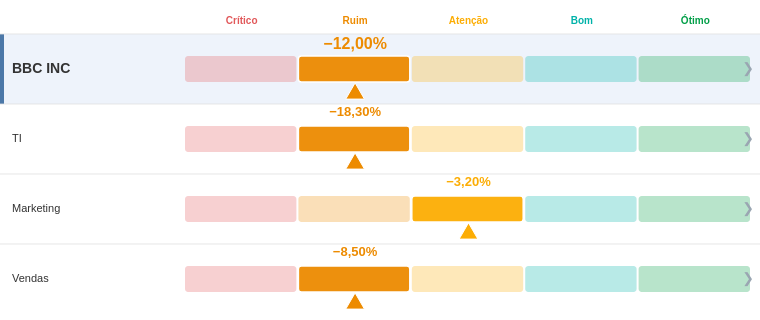

The specification (Vega-Lite) saved for this image:
### Vega specification from a JSON file in a GitHub repository (floating-point values rounded to 4 significant figures)
{"$schema": "https://vega.github.io/schema/vega/v6.json", "description": "PROTÓTIPO Fase 2 (rev) — régua hierárquica com empresa no topo (clicável) e drill em barras divergentes (ofensor à esquerda, economia à direita). Dados fictícios embutidos. Em Deneb: remover os 'values' do dataset e ligar os roles; trocar o signal 'width' por 'pbiContainerWidth'. Testável em vega.github.io/editor (o clique funciona lá).", "width": 760, "height": 320, "autosize": {"type": "none", "resize": true, "contains": "padding"}, "padding": {"left": 0, "right": 0, "top": 8, "bottom": 8}, "signals": [{"name": "totalWidth", "update": "width"}, {"name": "labelWidth", "value": 185}, {"name": "barAreaWidth", "update": "totalWidth - labelWidth - 8"}, {"name": "segW", "update": "barAreaWidth / 5"}, {"name": "headerH", "value": 26}, {"name": "rowH", "value": 70}, {"name": "barH", "value": 26}, {"name": "barOffY", "value": 22}, {"name": "topPad", "value": 58}, {"name": "projRowH", "value": 42}, {"name": "chartPad", "value": 80}, {"name": "chartLeft", "update": "labelWidth + chartPad"}, {"name": "chartRight", "update": "totalWidth - chartPad"}, {"name": "centerX", "update": "(chartLeft + chartRight) / 2"}, {"name": "divMax", "update": "data('childExtent').length ? data('childExtent')[0].maxAbs : 1"}, {"name": "nChild", "update": "data('children').length"}, {"name": "currentNode", "value": null, "on": [{"events": "@areaRow:click", "update": "datum.Nome"}, {"events": "@backBtn:click", "update": "null"}]}], "data": [{"name": "dataset", "values": [{"Nome": "BBC INC", "Pai": null, "Nivel": 1, "Ordem": 0, "Desvio": -12.0, "Nota": 2, "Planejado": 2160000, "Realizado": 2420000}, {"Nome": "TI", "Pai": "BBC INC", "Nivel": 2, "Ordem": 1, "Desvio": -18.3, "Nota": 2, "Planejado": 1000000, "Realizado": 1183000}, {"Nome": "Marketing", "Pai": "BBC INC", "Nivel": 2, "Ordem": 2, "Desvio": -3.2, "Nota": 3, "Planejado": 410000, "Realizado": 423000}, {"Nome": "Vendas", "Pai": "BBC INC", "Nivel": 2, "Ordem": 3, "Desvio": -8.5, "Nota": 2, "Planejado": 750000, "Realizado": 814000}, {"Nome": "Migração ERP", "Pai": "TI", "Nivel": 3, "Ordem": 0, "Desvio": -28.0, "Nota": 1, "Planejado": 500000, "Realizado": 640000}, {"Nome": "Upgrade Wi-Fi", "Pai": "TI", "Nivel": 3, "Ordem": 0, "Desvio": -18.7, "Nota": 2, "Planejado": 80000, "Realizado": 95000}, {"Nome": "Data Lake", "Pai": "TI", "Nivel": 3, "Ordem": 0, "Desvio": -10.0, "Nota": 2, "Planejado": 300000, "Realizado": 330000}, {"Nome": "Helpdesk", "Pai": "TI", "Nivel": 3, "Ordem": 0, "Desvio": 18.3, "Nota": 4, "Planejado": 120000, "Realizado": 98000}, {"Nome": "Rebranding", "Pai": "Marketing", "Nivel": 3, "Ordem": 0, "Desvio": -16.6, "Nota": 2, "Planejado": 150000, "Realizado": 175000}, {"Nome": "Campanha Verão", "Pai": "Marketing", "Nivel": 3, "Ordem": 0, "Desvio": 5.0, "Nota": 4, "Planejado": 200000, "Realizado": 190000}, {"Nome": "SEO", "Pai": "Marketing", "Nivel": 3, "Ordem": 0, "Desvio": 3.3, "Nota": 4, "Planejado": 60000, "Realizado": 58000}, {"Nome": "Expansão Nordeste", "Pai": "Vendas", "Nivel": 3, "Ordem": 0, "Desvio": -20.0, "Nota": 1, "Planejado": 250000, "Realizado": 300000}, {"Nome": "CRM Novo", "Pai": "Vendas", "Nivel": 3, "Ordem": 0, "Desvio": -3.75, "Nota": 3, "Planejado": 400000, "Realizado": 415000}, {"Nome": "Treinamento Equipe", "Pai": "Vendas", "Nivel": 3, "Ordem": 0, "Desvio": 1.0, "Nota": 4, "Planejado": 100000, "Realizado": 99000}]}, {"name": "regua", "source": "dataset", "transform": [{"type": "filter", "expr": "datum.Nivel <= 2 && currentNode === null"}, {"type": "collect", "sort": {"field": "Ordem"}}, {"type": "formula", "as": "rowY", "expr": "datum.Ordem * rowH + headerH"}]}, {"name": "empresaBand", "source": "regua", "transform": [{"type": "filter", "expr": "datum.Nivel === 1"}]}, {"name": "zonas", "source": "regua", "transform": [{"type": "formula", "as": "zoneArr", "expr": "[1, 2, 3, 4, 5]"}, {"type": "flatten", "fields": ["zoneArr"], "as": ["notaZona"]}]}, {"name": "zoneMeta", "values": [{"n": 1, "label": "Crítico"}, {"n": 2, "label": "Ruim"}, {"n": 3, "label": "Atenção"}, {"n": 4, "label": "Bom"}, {"n": 5, "label": "Ótimo"}], "transform": [{"type": "filter", "expr": "currentNode === null"}]}, {"name": "children", "source": "dataset", "transform": [{"type": "filter", "expr": "currentNode !== null && datum.Pai === currentNode"}, {"type": "formula", "as": "saldo", "expr": "datum.Planejado - datum.Realizado"}, {"type": "formula", "as": "absSaldo", "expr": "abs(datum.saldo)"}, {"type": "collect", "sort": {"field": "absSaldo", "order": "descending"}}, {"type": "window", "ops": ["row_number"], "as": ["idx"]}, {"type": "formula", "as": "rowY", "expr": "topPad + (datum.idx - 1) * projRowH"}]}, {"name": "childExtent", "source": "children", "transform": [{"type": "aggregate", "fields": ["absSaldo"], "ops": ["max"], "as": ["maxAbs"]}]}, {"name": "navState", "values": [{}], "transform": [{"type": "filter", "expr": "currentNode !== null"}]}], "scales": [{"name": "colorScale", "type": "ordinal", "domain": [1, 2, 3, 4, 5], "range": ["#e15759", "#ED8B00", "#fcad04", "#00b2a9", "#009e47"]}, {"name": "xDiv", "type": "linear", "zero": false, "clamp": true, "domain": [{"signal": "-divMax"}, {"signal": "divMax"}], "range": [{"signal": "chartLeft"}, {"signal": "chartRight"}]}], "marks": [{"type": "rect", "from": {"data": "empresaBand"}, "encode": {"update": {"x": {"value": 0}, "width": {"signal": "totalWidth"}, "y": {"signal": "datum.rowY"}, "height": {"signal": "rowH"}, "fill": {"value": "#eef3fb"}}}}, {"type": "rect", "from": {"data": "empresaBand"}, "encode": {"update": {"x": {"value": 0}, "width": {"value": 4}, "y": {"signal": "datum.rowY"}, "height": {"signal": "rowH"}, "fill": {"value": "#4c78a8"}}}}, {"type": "text", "from": {"data": "zoneMeta"}, "encode": {"enter": {"align": {"value": "center"}, "baseline": {"value": "middle"}, "fontSize": {"value": 10}, "fontWeight": {"value": "bold"}}, "update": {"x": {"signal": "labelWidth + (datum.n - 0.5) * segW"}, "y": {"signal": "headerH / 2"}, "text": {"field": "label"}, "fill": {"signal": "scale('colorScale', datum.n)"}, "limit": {"signal": "segW - 4"}}}}, {"type": "rule", "from": {"data": "regua"}, "encode": {"enter": {"stroke": {"value": "#e0e0e0"}, "strokeWidth": {"value": 1}}, "update": {"x": {"value": 0}, "x2": {"signal": "totalWidth"}, "y": {"field": "rowY"}, "opacity": {"value": 0.8}}}}, {"type": "rect", "from": {"data": "zonas"}, "encode": {"enter": {"strokeWidth": {"value": 1.5}, "cornerRadius": {"value": 3}}, "update": {"x": {"signal": "labelWidth + (datum.notaZona - 1) * segW"}, "width": {"signal": "segW - 2"}, "y": {"signal": "datum.rowY + barOffY"}, "height": {"signal": "barH"}, "fill": {"signal": "scale('colorScale', datum.notaZona)"}, "fillOpacity": {"signal": "!isValid(datum.Nota) ? 0.55 : (datum.notaZona === datum.Nota ? 0.95 : 0.28)"}, "stroke": {"signal": "datum.notaZona === datum.Nota ? '#ffffff' : null"}}}}, {"type": "text", "from": {"data": "regua"}, "encode": {"enter": {"align": {"value": "left"}, "baseline": {"value": "middle"}, "fill": {"value": "#333333"}}, "update": {"x": {"value": 12}, "y": {"signal": "datum.rowY + barOffY + barH / 2"}, "text": {"field": "Nome"}, "fontSize": {"signal": "datum.Nivel === 1 ? 14 : 11"}, "fontWeight": {"signal": "datum.Nivel === 1 ? 'bold' : 'normal'"}, "limit": {"signal": "labelWidth - 20"}}}}, {"type": "text", "from": {"data": "regua"}, "encode": {"enter": {"align": {"value": "center"}, "baseline": {"value": "top"}, "fontWeight": {"value": "bold"}}, "update": {"x": {"signal": "isValid(datum.Nota) ? labelWidth + (datum.Nota - 0.5) * segW : labelWidth + barAreaWidth / 2"}, "y": {"signal": "datum.rowY + 2"}, "text": {"signal": "isValid(datum.Desvio) ? replace(format(datum.Desvio, '.2f'), '.', ',') + '%' : '--'"}, "fontSize": {"signal": "datum.Nivel === 1 ? 16 : 13"}, "fill": {"signal": "isValid(datum.Nota) ? scale('colorScale', datum.Nota) : '#aaaaaa'"}}}}, {"type": "symbol", "from": {"data": "regua"}, "encode": {"enter": {"shape": {"value": "triangle-up"}, "stroke": {"value": "white"}, "strokeWidth": {"value": 1}}, "update": {"x": {"signal": "isValid(datum.Nota) ? labelWidth + (datum.Nota - 0.5) * segW : -999"}, "y": {"signal": "datum.rowY + barOffY + barH + 9"}, "size": {"signal": "min(segW * 14, 350)"}, "fill": {"signal": "isValid(datum.Nota) ? scale('colorScale', datum.Nota) : 'transparent'"}, "opacity": {"signal": "isValid(datum.Nota) ? 1 : 0"}}}}, {"type": "text", "from": {"data": "regua"}, "encode": {"enter": {"align": {"value": "center"}, "baseline": {"value": "middle"}, "fontSize": {"value": 14}, "fill": {"value": "#9aa6b2"}}, "update": {"x": {"signal": "totalWidth - 12"}, "y": {"signal": "datum.rowY + barOffY + barH / 2"}, "text": {"value": "❯"}}}}, {"type": "rect", "name": "areaRow", "from": {"data": "regua"}, "encode": {"enter": {"cursor": {"value": "pointer"}, "fill": {"value": "#4c78a8"}}, "update": {"x": {"value": 0}, "width": {"signal": "totalWidth"}, "y": {"signal": "datum.rowY"}, "height": {"signal": "rowH"}, "fillOpacity": {"value": 0}, "tooltip": {"signal": "{'Nó': datum.Nome, 'Desvio': isValid(datum.Desvio) ? replace(format(datum.Desvio, '.2f'), '.', ',') + '%' : '--', 'Nota': isValid(datum.Nota) ? datum.Nota : '--', 'Planejado': format(datum.Planejado, '$,.0f'), 'Realizado': format(datum.Realizado, '$,.0f')}"}}, "hover": {"fillOpacity": {"value": 0.1}}}}, {"type": "rule", "from": {"data": "navState"}, "encode": {"update": {"x": {"signal": "centerX"}, "y": {"signal": "topPad - 12"}, "y2": {"signal": "topPad + nChild * projRowH - 12"}, "stroke": {"value": "#9aa6b2"}, "strokeWidth": {"value": 1.5}}}}, {"type": "text", "from": {"data": "navState"}, "encode": {"enter": {"align": {"value": "right"}, "baseline": {"value": "bottom"}, "fontSize": {"value": 10}, "fill": {"value": "#c0504d"}}, "update": {"x": {"signal": "centerX - 8"}, "y": {"signal": "topPad - 14"}, "text": {"value": "◄ Estouro (gastou mais)"}}}}, {"type": "text", "from": {"data": "navState"}, "encode": {"enter": {"align": {"value": "left"}, "baseline": {"value": "bottom"}, "fontSize": {"value": 10}, "fill": {"value": "#4e9a51"}}, "update": {"x": {"signal": "centerX + 8"}, "y": {"signal": "topPad - 14"}, "text": {"value": "Economia (gastou menos) ►"}}}}, {"type": "rect", "from": {"data": "children"}, "encode": {"enter": {"cornerRadius": {"value": 3}}, "update": {"x": {"signal": "scale('xDiv', min(datum.saldo, 0))"}, "x2": {"signal": "scale('xDiv', max(datum.saldo, 0))"}, "y": {"signal": "datum.rowY + 8"}, "height": {"value": 26}, "fill": {"signal": "scale('colorScale', datum.Nota)"}, "tooltip": {"signal": "{'Item': datum.Nome, 'Planejado': format(datum.Planejado, '$,.0f'), 'Realizado': format(datum.Realizado, '$,.0f'), 'Saldo': format(datum.saldo, '+$,.0f'), 'Desvio': replace(format(datum.Desvio, '.1f'), '.', ',') + '%'}"}}}}, {"type": "text", "from": {"data": "children"}, "encode": {"enter": {"align": {"value": "left"}, "baseline": {"value": "middle"}, "fill": {"value": "#333333"}, "fontSize": {"value": 11}}, "update": {"x": {"value": 6}, "y": {"signal": "datum.rowY + 21"}, "text": {"field": "Nome"}, "limit": {"signal": "labelWidth - 12"}}}}, {"type": "text", "from": {"data": "children"}, "encode": {"enter": {"baseline": {"value": "middle"}, "fontSize": {"value": 11}, "fontWeight": {"value": "bold"}}, "update": {"x": {"signal": "datum.saldo < 0 ? scale('xDiv', datum.saldo) - 6 : scale('xDiv', datum.saldo) + 6"}, "y": {"signal": "datum.rowY + 21"}, "align": {"signal": "datum.saldo < 0 ? 'right' : 'left'"}, "text": {"signal": "(datum.saldo < 0 ? '−' : '+') + 'R$ ' + replace(format(datum.absSaldo, ',.0f'), /,/g, '.') + '  (' + replace(format(datum.Desvio, '.1f'), '.', ',') + '%)'"}, "fill": {"signal": "scale('colorScale', datum.Nota)"}}}}, {"type": "group", "name": "backBtn", "from": {"data": "navState"}, "encode": {"enter": {"cursor": {"value": "pointer"}}, "update": {"x": {"value": 0}, "y": {"value": 6}, "width": {"value": 96}, "height": {"value": 26}, "fill": {"value": "#f0f0f0"}, "stroke": {"value": "#cccccc"}, "cornerRadius": {"value": 4}}}, "marks": [{"type": "text", "encode": {"enter": {"align": {"value": "center"}, "baseline": {"value": "middle"}, "fill": {"value": "#444444"}, "fontSize": {"value": 11}, "fontWeight": {"value": "bold"}}, "update": {"x": {"value": 48}, "y": {"value": 13}, "text": {"value": "← Voltar"}}}}]}, {"type": "text", "from": {"data": "navState"}, "encode": {"enter": {"align": {"value": "left"}, "baseline": {"value": "middle"}, "fill": {"value": "#333333"}, "fontSize": {"value": 13}, "fontWeight": {"value": "bold"}}, "update": {"x": {"value": 108}, "y": {"value": 19}, "text": {"signal": "'Ofensores · ' + currentNode"}}}}]}
